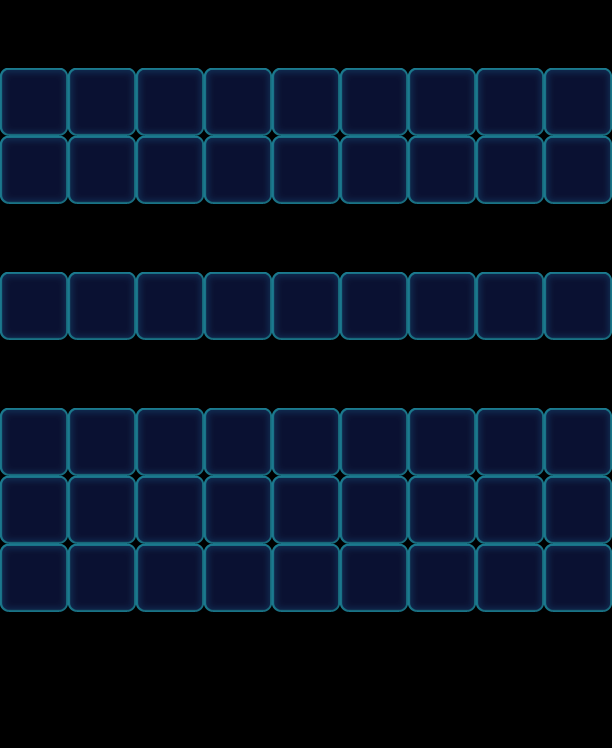

Below is a game level as drawn by its tile map, then a one-line description and the .tmx that defines it (tile-layer data replaced by summaries):
An orthogonal 9x11 tile map with 68x68 px tiles, 1 tile layer (Valid), 2 tilesets and 20 objects (19x Factory_Normal, Flower).

<map version="1.0" orientation="orthogonal" width="9" height="11" tilewidth="68" tileheight="68">
 <properties>
  <property name="Connect" value="14,24,1|24,34,1|34,44,1|44,54,1|54,64,1|64,74,1|74,84,1|04,14,1" />
 </properties>
 <tileset firstgid="1" name="game_grid1" tilewidth="68" tileheight="68">
  <image source="game_grid1.png" width="68" height="68" />
 </tileset>
 <tileset firstgid="2" name="map" tilewidth="68" tileheight="68">
  <image source="map.png" width="1024" height="1024" />
 </tileset>
 <layer name="Valid" width="9" height="11">
  <data>[99 cells, 54 non-empty, 1 distinct tile ids]</data>
 </layer>
 <objectgroup name="BottomObj" width="9" height="11" />
 <objectgroup name="MiddleObj" width="9" height="11">
  <object type="Flower" gid="4" x="544" y="340">
   <properties>
    <property name="FlowerLevel" value="1" />
   </properties>
  </object>
 </objectgroup>
 <objectgroup color="#000000" name="TopObj" width="9" height="11">
  <object name="10" type="Factory_Normal" x="0" y="204" width="68" height="68">
   <properties>
    <property name="FactoryColorsConfig" value="Blue,Yellow,Green" />
   </properties>
  </object>
  <object name="10" type="Factory_Normal" x="0" y="340" width="68" height="68">
   <properties>
    <property name="FactoryColorsConfig" value="Blue,Green,Yellow,Orange" />
    <property name="FlowerSwitch" value="1" />
   </properties>
  </object>
  <object name="10" type="Factory_Normal" x="68" y="340" width="68" height="68">
   <properties>
    <property name="FactoryColorsConfig" value="Blue,Green,Yellow,Orange" />
    <property name="FlowerSwitch" value="1" />
   </properties>
  </object>
  <object name="10" type="Factory_Normal" x="136" y="340" width="68" height="68">
   <properties>
    <property name="FactoryColorsConfig" value="Blue,Green,Yellow,Orange" />
    <property name="FlowerSwitch" value="1" />
   </properties>
  </object>
  <object name="10" type="Factory_Normal" x="272" y="340" width="68" height="68">
   <properties>
    <property name="FactoryColorsConfig" value="Blue,Green,Yellow,Orange" />
    <property name="FlowerSwitch" value="1" />
   </properties>
  </object>
  <object name="10" type="Factory_Normal" x="204" y="340" width="68" height="68">
   <properties>
    <property name="FactoryColorsConfig" value="Blue,Green,Yellow,Orange" />
    <property name="FlowerSwitch" value="1" />
   </properties>
  </object>
  <object name="10" type="Factory_Normal" x="340" y="340" width="68" height="68">
   <properties>
    <property name="FactoryColorsConfig" value="Blue,Green,Yellow,Orange" />
    <property name="FlowerSwitch" value="1" />
   </properties>
  </object>
  <object name="10" type="Factory_Normal" x="476" y="340" width="68" height="68">
   <properties>
    <property name="FactoryColorsConfig" value="Blue,Green,Yellow,Orange" />
    <property name="FlowerSwitch" value="1" />
   </properties>
  </object>
  <object name="10" type="Factory_Normal" x="408" y="340" width="68" height="68">
   <properties>
    <property name="FactoryColorsConfig" value="Blue,Green,Yellow,Orange" />
    <property name="FlowerSwitch" value="1" />
   </properties>
  </object>
  <object name="10" type="Factory_Normal" x="544" y="340" width="68" height="68">
   <properties>
    <property name="FactoryColorsConfig" value="Blue,Green,Yellow,Orange" />
    <property name="FlowerSwitch" value="1" />
   </properties>
  </object>
  <object name="10" type="Factory_Normal" x="476" y="0" width="68" height="68">
   <properties>
    <property name="FactoryColorsConfig" value="Blue,Green,Yellow,Orange" />
    <property name="FlowerSwitch" value="1" />
   </properties>
  </object>
  <object name="10" type="Factory_Normal" x="408" y="0" width="68" height="68">
   <properties>
    <property name="FactoryColorsConfig" value="Blue,Green,Yellow,Orange" />
    <property name="FlowerSwitch" value="1" />
   </properties>
  </object>
  <object name="10" type="Factory_Normal" x="544" y="0" width="68" height="68">
   <properties>
    <property name="FactoryColorsConfig" value="Blue,Green,Yellow,Orange" />
    <property name="FlowerSwitch" value="1" />
   </properties>
  </object>
  <object name="10" type="Factory_Normal" x="272" y="0" width="68" height="68">
   <properties>
    <property name="FactoryColorsConfig" value="Blue,Green,Yellow,Orange" />
    <property name="FlowerSwitch" value="1" />
   </properties>
  </object>
  <object name="10" type="Factory_Normal" x="204" y="0" width="68" height="68">
   <properties>
    <property name="FactoryColorsConfig" value="Blue,Green,Yellow,Orange" />
    <property name="FlowerSwitch" value="1" />
   </properties>
  </object>
  <object name="10" type="Factory_Normal" x="340" y="0" width="68" height="68">
   <properties>
    <property name="FactoryColorsConfig" value="Blue,Green,Yellow,Orange" />
    <property name="FlowerSwitch" value="1" />
   </properties>
  </object>
  <object name="10" type="Factory_Normal" x="68" y="0" width="68" height="68">
   <properties>
    <property name="FactoryColorsConfig" value="Blue,Green,Yellow,Orange" />
    <property name="FlowerSwitch" value="1" />
   </properties>
  </object>
  <object name="10" type="Factory_Normal" x="0" y="0" width="68" height="68">
   <properties>
    <property name="FactoryColorsConfig" value="Blue,Green,Yellow,Orange" />
    <property name="FlowerSwitch" value="1" />
   </properties>
  </object>
  <object name="10" type="Factory_Normal" x="136" y="0" width="68" height="68">
   <properties>
    <property name="FactoryColorsConfig" value="Blue,Green,Yellow,Orange" />
    <property name="FlowerSwitch" value="1" />
   </properties>
  </object>
 </objectgroup>
</map>
